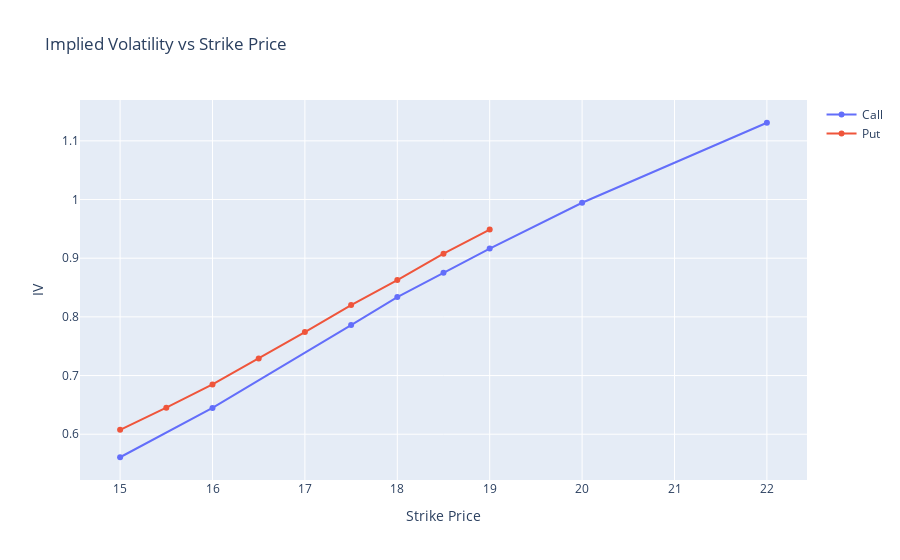

The notebook cell saved with this chart:
### Code cell
plot = go.Figure()
plot.add_trace(go.Scatter(x=c['strike_price'], y=c['impl_volatility'], name='Call'))
plot.add_trace(go.Scatter(x=p['strike_price'], y=p['impl_volatility'], name='Put', ))
plot.update_layout(title_text='Implied Volatility vs Strike Price', xaxis_title='Strike', yaxis_title='IV')
plot.show()

### Figure 1 — Plotly figure (JSON) as saved in the notebook; plotly's stock layout.template omitted (floating-point values rounded to 4 significant figures)
{"data": [{"name": "Call", "type": "scatter", "x": [15, 16, 17.5, 18, 18.5, 19, 20, 22], "y": [0.5607, 0.6448, 0.7861, 0.8337, 0.8751, 0.9164, 0.9945, 1.131]}, {"name": "Put", "type": "scatter", "x": [15, 15.5, 16, 16.5, 17, 17.5, 18, 18.5, 19], "y": [0.6074, 0.6452, 0.6847, 0.7289, 0.7741, 0.8201, 0.8627, 0.9078, 0.9488]}], "layout": {"title": {"text": "Implied Volatility vs Strike Price"}, "xaxis": {"title": {"text": "Strike Price"}}, "yaxis": {"title": {"text": "IV"}}}}
